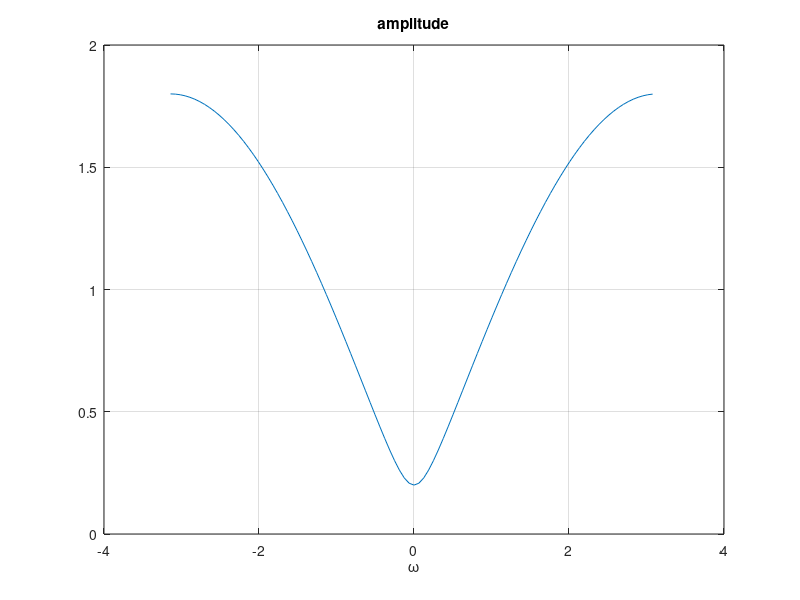
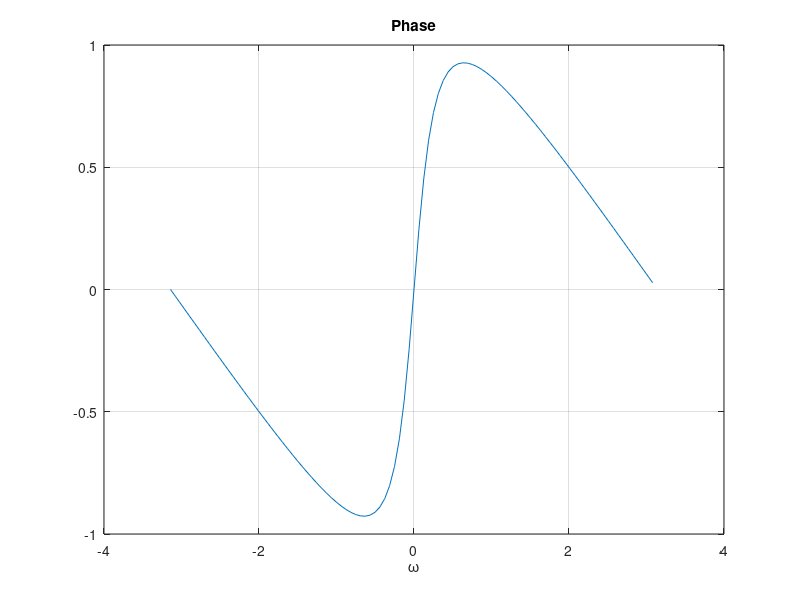
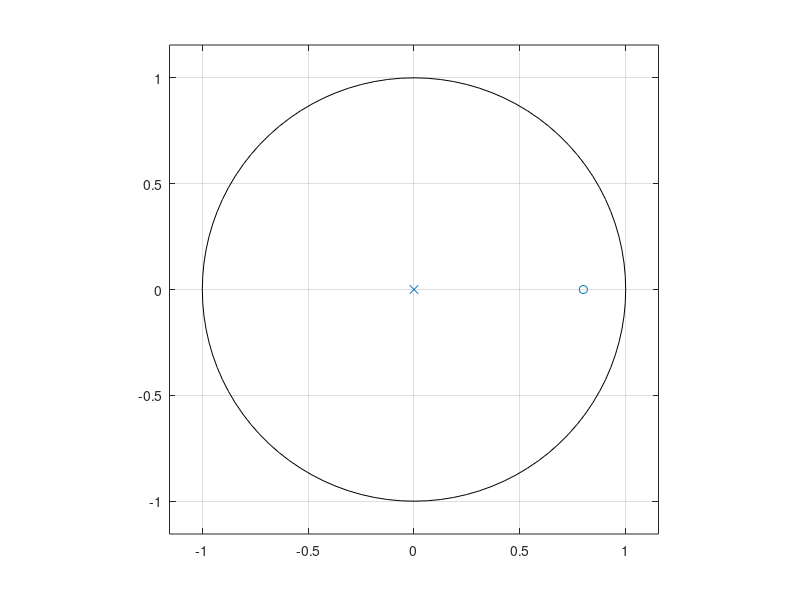

Recreate these plots in MATLAB, in order. (Note: this script raises an error after producing the figures.)
% Es 14

% Given H(z) = 1 - 0.8 z^-1
% Plot its impulse response

close all
clearvars
clc

%% define H(z)

% denominator coefficients (from a_0 to a_D)
A_z = 1;
% numerator coefficients (from b_0 to b_N)
B_z = [1, -.8];

%% H(f)

N = 100;
% you can use 'whole' to compute the Frequency response on 2pi 
[H_omega_2pi, omega_2pi] = freqz(B_z,A_z, N, 'whole');

figure,
plot(omega_2pi - pi, fftshift(abs(H_omega_2pi)));
xlabel('\omega');
title('amplitude');
grid

figure,
plot(omega_2pi - pi, fftshift(angle(H_omega_2pi)));
xlabel('\omega');
title('Phase');
grid

%% plot zeros and poles

% Be careful! If you first try computing the poles just giving 
% A_z to function 'roots', you will be wrong!
figure;
zplane(B_z, A_z);

%% function minmax phase

zeroes = roots(B_z);
is_minmax_phase(zeroes);
